Frame 1 (no input): blank canvas, image omitted
Frame 60 (the mouse pressed at the canvas centre just before this capture): blank canvas, image omitted
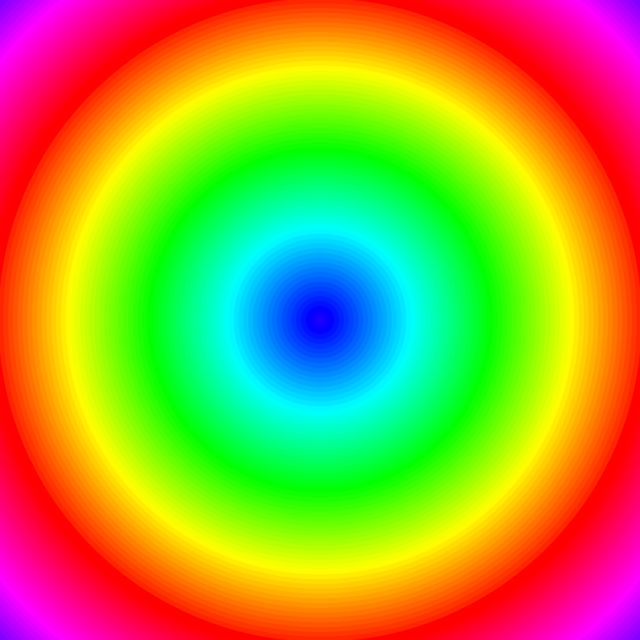
Frame 120 (the mouse held since frame 60 and released just before this capture)

The Processing sketch whose frames 1 and 60 were blank and that drew this single picture after the mouse press (run headless with seeded random() and noise(); from frame 60 on, the mouse is pressed at the canvas centre):

// Processing sketch: sketch20160425
// ── sketch20160425.pde
/* OpenProcessing Tweak of *@*http://www.openprocessing.org/sketch/348641*@* */
/* !do not delete the line above, required for linking your tweak if you upload again */
/**
* psychedelic stamps
*
* @author aa_debdeb
* @date 2016/04/25
*/

void setup(){
  size(640, 640);
  background(255);
  colorMode(HSB, 360, 100, 100);
  noStroke();
}

void draw(){
  if(mousePressed){
    float diameter = sqrt(sq(pmouseX - mouseX) - sq(mouseY - mouseY)) * 3;
    float startHue = (frameCount * 10) % 360;
    for(float v = 1.0; v >= 0.0; v -= 0.01){
      float h = startHue - 360 * v;
      if(h < TWO_PI){h += 360;}
      fill(h, 100, 100);
      float d = diameter * v;
      ellipse(mouseX, mouseY, d, d);
    }
  } 
}
